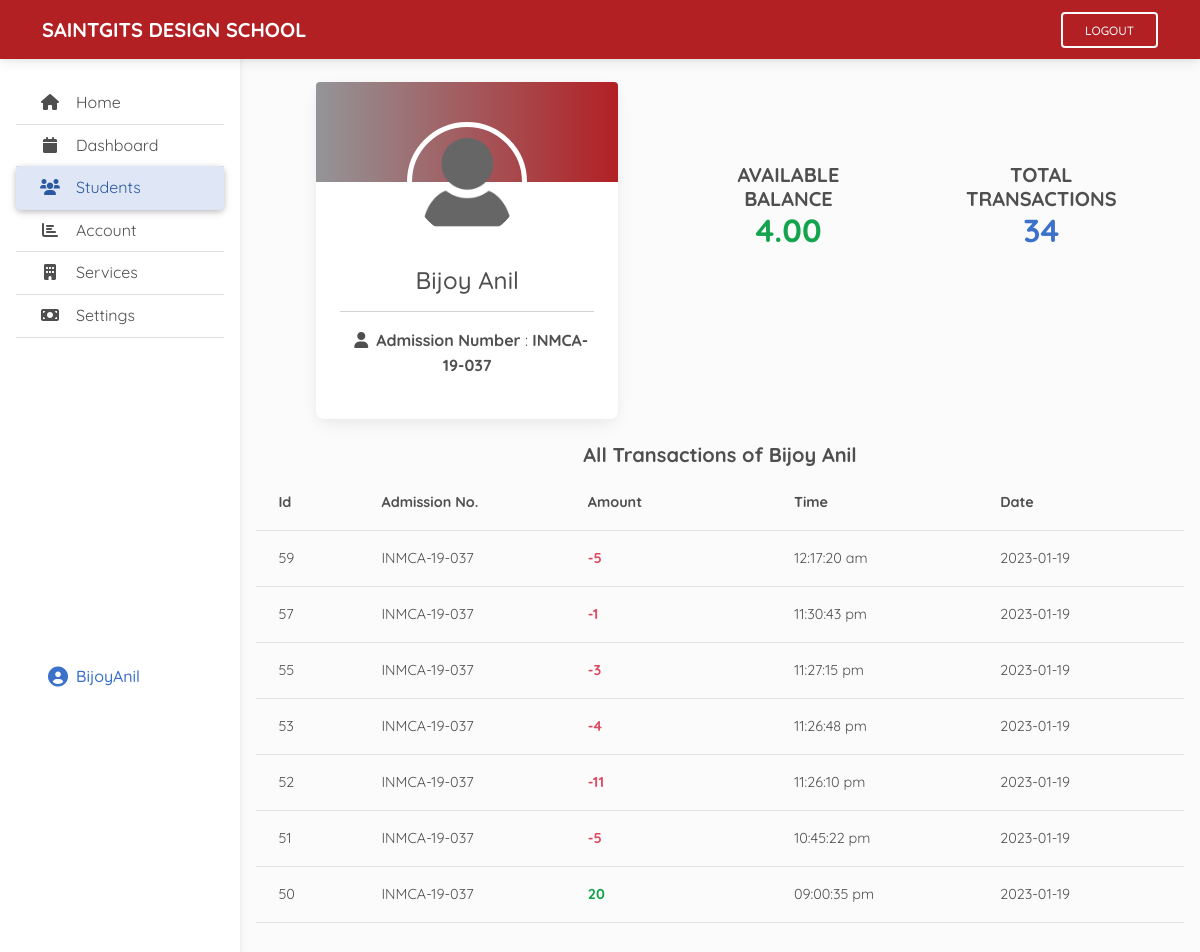
The page /stud_view.php?set=stud&adm=INMCA-19-037 (signed in) on the database its author committed.
### tables this page shows
CREATE TABLE IF NOT EXISTS `users` (
  `user_id` varchar(255) NOT NULL,
  `password` varchar(255) NOT NULL,
  PRIMARY KEY (`user_id`)
);

CREATE TABLE IF NOT EXISTS `students` (
  `adm_no` varchar(255) NOT NULL,
  `name` varchar(255) NOT NULL,
  `semester` int(100) NOT NULL,
  `balance` int(100) NOT NULL,
  `batch` varchar(255) NOT NULL,
  `email` varchar(255) NOT NULL,
  PRIMARY KEY (`adm_no`)
);

CREATE TABLE IF NOT EXISTS `accounts` (
  `adm_no` varchar(255) NOT NULL,
  `balance` int(100) NOT NULL,
  PRIMARY KEY (`adm_no`)
);

CREATE TABLE IF NOT EXISTS `transactions` (
  `t_id` int(100) NOT NULL AUTO_INCREMENT,
  `amt` int(100) NOT NULL,
  `time` varchar(255) NOT NULL,
  `date` date NOT NULL,
  `adm_no` varchar(255) NOT NULL,
  PRIMARY KEY (`t_id`)
);

### stud_view.php (the view, shortened to what this page needs)
<?php
include "connection.php";
$user_check=$_SESSION['username'];
$ses_sql  = mysqli_query($con,"select user_id from users where user_id='$user_check'");
$row  = mysqli_fetch_array($ses_sql,MYSQLI_ASSOC);
$loggedin_session = $row['user_id'];
$adm = $_GET['adm'];
$sql = "SELECT `adm_no`, `name`, `semester`, `balance`, `batch`, `email` FROM `students` WHERE adm_no = '$adm'";
$res = mysqli_query($con, $sql);
$row = mysqli_fetch_assoc($res);
$sql2 ="SELECT count(*) as total from transactions where adm_no= '$adm'";
$result2=mysqli_query($con,$sql2);
$data2= mysqli_fetch_assoc($result2);
?>
<!DOCTYPE html>
<html lang="en">
<head>
    <link
  href="https://cdnjs.cloudflare.com/ajax/libs/font-awesome/6.0.0/css/all.min.css"
  rel="stylesheet"
/>
<link
  href="https://cdnjs.cloudflare.com/ajax/libs/mdb-ui-kit/6.0.1/mdb.min.css"
  rel="stylesheet"
/>
<link rel="stylesheet" href="css/sideNav.css">
<link rel="stylesheet" href="style.css">
        <link rel="stylesheet" href="css/forms.css">
</head>
<body>
<?php
$nav = $_GET['set'];
include 'nav.php';
?>
<nav style="background-color: #b22024;"
       id="main-navbar"
       class="navbar navbar-expand-lg navbar-dark  fixed-top"
       >
    <div class="container">
      <a class="navbar-brand" href="#">
      <b style="text-transform:uppercase">Saintgits Design School</b>
      </a>
      <div class="navbar-nav ms-auto">
        <form action="home.php?set=home" method="post">
                  <button type="submit" name="logout" class="btn btn-outline-light" style="margin-left: 10px;">Logout</button>
                  </form>
               </div>
    </div>
  </nav>
<main style="margin-top: 58px">
  <div class="mx-3 pt-4 my-2">
 <div class="container-fluid d-sm-flex align-item-center justify-content-between">
 <div class="card testimonial-card mx-5" style="width: 400px;">
      <div class="avatar mx-auto white">
        <img src="pics/pngegg (1).png" class="rounded-circle img-fluid"
          alt="avatar">
      </div>
      <div class="card-body text-center">
        <b><h4 class="card-title font-weight-bold"><?php echo $row['name'] ?></h4></b>
        <hr>
        <p><i class="fas fa-user mx-2"></i></i><b>Admission Number</b> : <b><?php echo $row['adm_no'] ?></b></p>
        <?php
        $color = 'dark';
        $adm_n = $row['adm_no'];
        $sql3 = "SELECT * FROM `accounts` WHERE adm_no ='$adm_n';";
        $res4 = mysqli_query($con, $sql3);
        $row1 = mysqli_fetch_assoc($res4);
        $balc =$row1['balance'];
         if ($balc < 1){
          $color = 'danger';
          include "insufficient.php";
          $view = 2;
          $flag = 1;
        } else{
          $color = 'success';
        } ?>
       </div>
    </div>
    <div class="mx-5" style=" margin-top:30px">
    <center>
        <br><br>
    <h5><b>AVAILABLE BALANCE <br><h2 class="text-<?php echo $color ?>"><b><?php echo $balc ?>.00</b></h2></b></h5>
    </center>
</div>
<div class="mx-5" style=" margin-top:30px">
    <center><br><br>
    <h5><b>TOTAL TRANSACTIONS <br><h2 class="text-primary"><b><?php echo $data2['total'] ?></b></h2></b></h5>
    </center>
</div>
 </div>
 <center><h5 class="mt-4"><b>All Transactions of <?php echo $row['name'] ?></b></h5></center>
  <div style="height: 450px; overflow-y: auto">
<table class="table">
<tbody class="" style="text-align: left;">
    <tr>
      <td width="100"><b>Id</b></td>
      <td width="200"><b>Admission No.</b></td>
      <td width="200"><b>Amount</b></td>
      <td width="200"><b>Time</b></td>
      <td width="200"><b>Date</b></td>
</tr>
  </tbody>
  <tbody>
  <?php
  $color = 'dark';
include "connection.php";
$query_products = "SELECT * FROM transactions WHERE adm_no = '$adm' ORDER BY t_id DESC;";
$result_products = mysqli_query($con,$query_products);
if($result_products):
    if(mysqli_num_rows($result_products)>0):
        while($products = mysqli_fetch_assoc($result_products)):
          if($products['amt'] < 0){
            $color = 'danger';
          }else{
            $color = 'success';
          }
?>
    <tr>
      <td width="100"><?php echo $products['t_id'] ?></td>
      <td width="200"><?php echo $products['adm_no'] ?></td>
      <td width="200"><b class="text-<?php echo $color; ?>"><?php echo $products['amt'] ?></b></td>
      <td width="200"><?php echo $products['time'] ?></td>
      <td width="200"><?php echo $products['date'] ?></td>
    </tr>
    <?php
                    endwhile;
                endif;
            endif;
            ?>
  </tbody>
</table>
</div>
  </div>
</main>
</body>
</html>

### nav.php (shortened to what this page needs)
<nav
       id="sidebarMenu"
       class="collapse navbar-danger d-lg-block sidebar collapse bg-white"
       >
    <div class="position-sticky">
      <div class="list-group list-group-flush mx-3 mt-4">
        <a
           href="home.php?set=home"
           class="list-group-item list-group-item-action py-2 ripple <?php
           if($nav == 'home'){
            echo "active";
           }else{
            echo "";
           }
           ?>"
           >
          <i class="fas fa-home fa-fw me-3"></i
            ><span>Home</span>
        </a>
        <a
           href="dash.php?set=dash"
           class="list-group-item list-group-item-action py-2 ripple <?php
           if($nav == 'dash'){
            echo "active";
           }else{
            echo "";
           }
           ?>"
           ><i class="fas fa-calendar fa-fw me-3"></i
          ><span>Dashboard</span></a
          >
        <a
           href="students.php?set=stud"
           class="list-group-item list-group-item-action py-2 ripple <?php
           if($nav == 'stud'){
            echo "active";
           }else{
            echo "";
           }
           ?>"
           ><i class="fas fa-users fa-fw me-3"></i><span>Students</span></a
          >
        <a
           href="account.php?set=acc"
           class="list-group-item list-group-item-action py-2 ripple
           <?php
           if($nav == 'acc'){
            echo "active";
           }else{
            echo "";
           }
           ?>"
           ><i class="fas fa-chart-bar fa-fw me-3"></i><span>Account</span></a
          >
        <a
           href="services.php?set=service"
           class="list-group-item list-group-item-action py-2 ripple <?php
           if($nav == 'service'){
            echo "active";
           }else{
            echo "";
           }
           ?>"
           ><i class="fas fa-building fa-fw me-3"></i
          ><span>Services</span></a
          >
        <a
           href="#"
           class="list-group-item list-group-item-action py-2 ripple"
           ><i class="fas fa-money-bill fa-fw me-3"></i><span>Settings</span></a
          >
          <br><br><br><br><br><br><br><br><br><br><br>
          <h6 class="text-primary mx-4 mt-5"><i class="fa-lg fas fa-user-circle mx-2"></i><?php echo $loggedin_session ?></h6>
      </div>
    </div>
  </nav>

### css/sideNav.css (style rules this page uses)
body { background-color: #fbfbfb; }
@media (min-width: 991.98px) { main { padding-left: 240px; } }
.sidebar { position: fixed; top: 0; bottom: 0; left: 0; padding: 58px 0 0; box-shadow: 0 2px 5px 0 rgb(0 0 0 / 5%), 0 2px 10px 0 rgb(0 0 0 / 5%); width: 240px; z-index: 600; }
.sidebar .active { border-radius: 5px; box-shadow: 0 2px 5px 0 rgb(0 0 0 / 16%), 0 2px 10px 0 rgb(0 0 0 / 12%); }

### css/forms.css (style rules this page uses)
body { overflow-y: hidden; }
.testimonial-card .avatar { width: 120px; margin-top: -60px; overflow: hidden; border: 5px solid #fff; border-radius: 50%; }

### stud_view.php (style rules this page uses)
* { font-family: Quicksand; }

### rows shown on the page
users: user_id "BijoyAnil"
students: name "Bijoy Anil", adm_no "INMCA-19-037"
accounts: balance "4"
transactions: t_id "59", adm_no "INMCA-19-037", amt "-5", time "12:17:20 am", date "2023-01-19"
transactions: t_id "57", adm_no "INMCA-19-037", amt "-1", time "11:30:43 pm", date "2023-01-19"
transactions: t_id "55", adm_no "INMCA-19-037", amt "-3", time "11:27:15 pm", date "2023-01-19"
transactions: t_id "53", adm_no "INMCA-19-037", amt "-4", time "11:26:48 pm", date "2023-01-19"
transactions: t_id "52", adm_no "INMCA-19-037", amt "-11", time "11:26:10 pm", date "2023-01-19"
transactions: t_id "51", adm_no "INMCA-19-037", amt "-5", time "10:45:22 pm", date "2023-01-19"
transactions: t_id "50", adm_no "INMCA-19-037", amt "20", time "09:00:35 pm", date "2023-01-19"

### other values the page prints
$data2['total'] "34"
